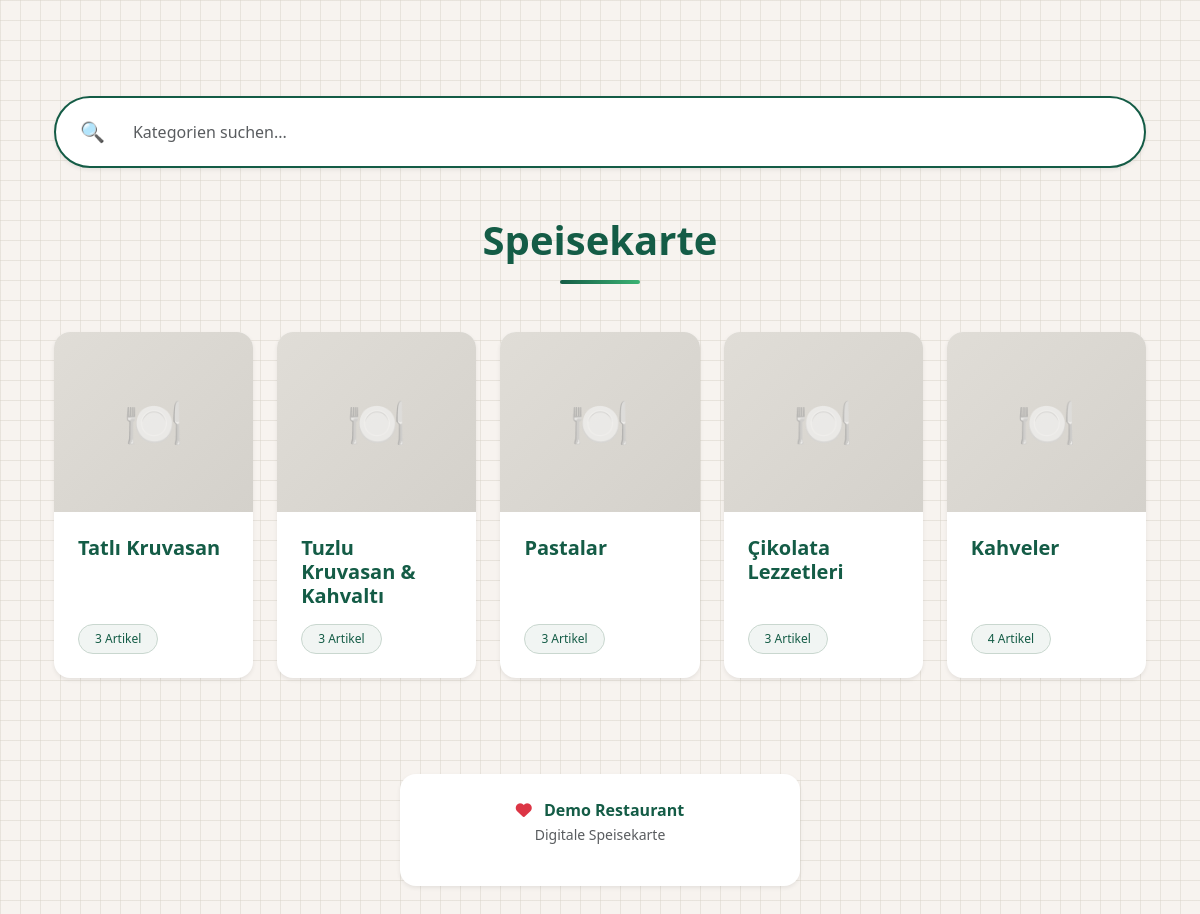
Page /app/public/menu.php?lang=de on the committed database.
### tables this page shows
CREATE TABLE IF NOT EXISTS categories (
    id INT AUTO_INCREMENT PRIMARY KEY,
    restaurant_id INT NOT NULL,
    name VARCHAR(100),
    sort_order INT DEFAULT 0,
    created_at TIMESTAMP DEFAULT CURRENT_TIMESTAMP,
    FOREIGN KEY (restaurant_id) REFERENCES restaurants(id) ON DELETE CASCADE
);

CREATE TABLE IF NOT EXISTS restaurants (
    id INT AUTO_INCREMENT PRIMARY KEY,
    name VARCHAR(150),
    logo_path VARCHAR(255) NULL,
    instagram_url VARCHAR(255) NULL,
    show_instagram TINYINT(1) NOT NULL DEFAULT 0,
    slug VARCHAR(150) UNIQUE
);

### app/app/includes/lang.php (called while the page is built, shortened)
<?php
function t(string $key, array $replacements = []): string {
    $translation = $GLOBALS['translations'][$key] ?? $key;
    foreach ($replacements as $placeholder => $value) {
        $translation = str_replace('%' . $placeholder . '%', $value, $translation);
    }
    return $translation;
}
function getCurrentLangCode(): string {
    return $GLOBALS['current_lang'];
}
function getLocalizedCategoryName($category): string {
    $currentLang = getCurrentLangCode();
    switch ($currentLang) {
        case 'de':
            return !empty($category['name_de']) ? $category['name_de'] : $category['name'];
    }
}
?>

### app/public/menu.php (the view, shortened to what this page needs)
<?php
$pdo = getDb();
$restaurantId = 1;
$restaurant = null;
$categoriesData = [];
$categoryId = isset($_GET['category_id']) ? (int)$_GET['category_id'] : null;
try {
    $stmt = $pdo->prepare("SELECT * FROM restaurants WHERE id = :id LIMIT 1");
    $stmt->bindParam(':id', $restaurantId);
    $stmt->execute();
    $restaurant = $stmt->fetch();
    if ($restaurant) {
        if (!isset($restaurant['instagram_url'])) {
            $restaurant['instagram_url'] = '';
        }
        if (!isset($restaurant['logo_path'])) {
            $restaurant['logo_path'] = '';
        }
    }
} catch (PDOException $e) {
    try {
        $stmt = $pdo->prepare("SELECT id, name, slug FROM restaurants WHERE id = :id LIMIT 1");
        $stmt->bindParam(':id', $restaurantId);
        $stmt->execute();
        $restaurant = $stmt->fetch();
        if ($restaurant) {
            $restaurant['instagram_url'] = '';
            $restaurant['show_instagram'] = 0;
            $restaurant['logo_path'] = '';
        }
    } catch (PDOException $e2) {
        $restaurant = null;
    }
}
if (!$categoryId) {
    try {
        $stmt = $pdo->prepare("SELECT * FROM categories WHERE restaurant_id = :restaurant_id ORDER BY sort_order, id");
        $stmt->bindParam(':restaurant_id', $restaurantId);
        $stmt->execute();
        $categories = $stmt->fetchAll();
        foreach ($categories as $category) {
            try {
                $stmt = $pdo->prepare("SELECT * FROM products WHERE category_id = :category_id AND is_active = 1 ORDER BY sort_order, id");
                $stmt->bindParam(':category_id', $category['id']);
                $stmt->execute();
                $products = $stmt->fetchAll();
                if (!empty($products)) {
                    $productCount = count($products);
                    $coverImage = null;
                    $categoriesData[] = [
                        'category' => $category,
                        'productCount' => $productCount,
                        'coverImage' => $coverImage
                    ];
                }
            } catch (PDOException $e) {
                continue;
            }
        }
    } catch (PDOException $e) {
        $categoriesData = [];
    }
}
include __DIR__ . '/../app/views/header.php';
?>
<div>
    <div class="container">
        <?php if (!$categoryId): ?>
            <div class="search-wrapper my-4">
                <div class="rounded-pill bg-white shadow-sm px-4 py-3 d-flex align-items-center" style="border:2px solid #145c46;">
                    <span class="me-3 primary-green fs-5">🔍</span>
                    <input type="text" id="categorySearch" class="form-control border-0 shadow-0" placeholder="<?= t('menu.search_placeholder') ?>" />
                </div>
            </div>
            <div class="text-center my-5">
                <h2 class="fw-bold fs-1 primary-green mb-3"><?= t('menu.title') ?></h2>
                <div class="menu-underline mt-2"></div>
            </div>
            <?php if (empty($categoriesData)): ?>
                <div class="text-center my-5">
                    <div class="card border-0 shadow-sm rounded-4 mx-auto" style="max-width:420px; background:#fff;">
                        <div class="card-body py-5">
                            <div class="mb-3">
                                <span style="font-size: 3rem;">🍽️</span>
                            </div>
                            <h5 class="fw-bold mb-3 primary-green"><?= t('menu.no_categories') ?></h5>
                            <p class="text-muted mb-0"><?= t('menu.no_categories_desc') ?></p>
                        </div>
                    </div>
                </div>
            <?php else: ?>
                <div class="row g-4 mb-5">
                    <?php foreach ($categoriesData as $categoryDataItem): ?>
                        <div class="col-6 col-md-4 col-lg-3 col-xl-2-4 category-item" data-name="<?= htmlspecialchars(strtolower(getLocalizedCategoryName($categoryDataItem['category']))) ?>">
                            <a href="/menu.php?category_id=<?= (int)$categoryDataItem['category']['id'] ?>" class="text-decoration-none text-dark">
                                <div class="card border-0 shadow-sm rounded-4 h-100 category-card" style="overflow: hidden;">
                                    <?php if (!empty($categoryDataItem['coverImage'])): ?>
                                        <img src="<?= htmlspecialchars($categoryDataItem['coverImage']) ?>"
                                             class="card-img-top"
                                             style="height:180px; object-fit:cover;"
                                             alt="<?= htmlspecialchars(getLocalizedCategoryName($categoryDataItem['category'])) ?>">
                                    <?php else: ?>
                                        <div class="d-flex align-items-center justify-content-center" style="height:180px; background:linear-gradient(135deg, #e0ddd7, #d4d1cb);">
                                            <span style="font-size: 3rem; opacity: 0.6;">🍽️</span>
                                        </div>
                                    <?php endif; ?>
                                    <div class="card-body d-flex flex-column justify-content-between p-4">
                                        <h5 class="card-title fw-bold mb-3 primary-green">
                                            <?= htmlspecialchars(getLocalizedCategoryName($categoryDataItem['category'])) ?>
                                        </h5>
                                        <span class="badge rounded-pill px-3 py-2 badge-custom align-self-start">
                                            <?= t('menu.items_count', ['count' => (int)$categoryDataItem['productCount']]) ?>
                                        </span>
                                    </div>
                                </div>
                            </a>
                        </div>
                    <?php endforeach; ?>
                </div>
            <?php endif; ?>
        <?php endif; ?>
        <div class="text-center mt-5 mb-4 pt-5">
            <div class="card border-0 shadow-sm rounded-4 mx-auto" style="max-width: 400px; background: #fff;">
                <div class="card-body py-4">
                    <p class="text-muted mb-3">
                        <i class="fas fa-heart text-danger me-2"></i>
                        <strong class="primary-green">
                            <?= $restaurant ? htmlspecialchars($restaurant['name']) : 'Restaurant' ?>
                        </strong>
                        <br>
                        <small><?= t('menu.digital_menu') ?></small>
                    </p>
                </div>
            </div>
        </div>
    </div>
</div>
<?php include __DIR__ . '/../app/views/footer.php'; ?>

### app/public/assets/public.css (style rules this page uses)
body { background: #f6f3ee; font-family: 'Segoe UI', Tahoma, Geneva, Verdana, sans-serif; }
.primary-green { color: #145c46; }
.search-wrapper input { border: none !important; outline: none !important; box-shadow: none !important; }
.category-card { transition: transform 0.2s ease-in-out, box-shadow 0.2s ease-in-out; }
.rounded-4 { border-radius: 1rem !important; }
.badge-custom { background: #f1f5f3; color: #145c46; border: 1px solid #c9d7cf; font-weight: 500; }
.menu-underline { width: 80px; height: 4px; border-radius: 999px; background: linear-gradient(to right, #145c46, #3bb273); margin: 0 auto; }
body { background-color: #f7f3ef; background-image: linear-gradient(to right, rgba(216, 211, 201, 0.5) 1px, transparent 1px), linear-gradient(to bottom, rgba(216, 211, 201, 0.5) 1px, transparent 1px); background-size: 20px 20px; }
@media (min-width: 992px) { .container { padding-top: 3rem; } }
.search-wrapper { margin-bottom: 3rem; }
@media (min-width: 1200px) { .col-xl-2-4 { flex: 0 0 20%; max-width: 20%; } }

### rows in the picture
categories: name "Tatlı Kruvasan", productCount "3 Artikel"
categories: name "Tuzlu Kruvasan & Kahvaltı", productCount "3 Artikel"
categories: name "Pastalar", productCount "3 Artikel"
categories: name "Çikolata Lezzetleri", productCount "3 Artikel"
categories: name "Kahveler", productCount "4 Artikel"
restaurants: name "Demo Restaurant"

### other values in the picture
t('menu.title') "Speisekarte"
t('menu.digital_menu') "Digitale Speisekarte"
